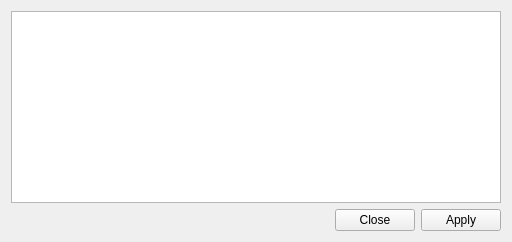
<?xml version="1.0" encoding="UTF-8"?>
<ui version="4.0">
 <class>Form</class>
 <widget class="QWidget" name="Form">
  <property name="geometry">
   <rect>
    <x>0</x>
    <y>0</y>
    <width>512</width>
    <height>242</height>
   </rect>
  </property>
  <property name="sizePolicy">
   <sizepolicy hsizetype="MinimumExpanding" vsizetype="Preferred">
    <horstretch>0</horstretch>
    <verstretch>0</verstretch>
   </sizepolicy>
  </property>
  <property name="minimumSize">
   <size>
    <width>512</width>
    <height>0</height>
   </size>
  </property>
  <property name="windowTitle">
   <string>Samples</string>
  </property>
  <layout class="QVBoxLayout" name="verticalLayout">
   <item>
    <widget class="SampleListWidget" name="samples">
     <property name="sizePolicy">
      <sizepolicy hsizetype="MinimumExpanding" vsizetype="Expanding">
       <horstretch>0</horstretch>
       <verstretch>0</verstretch>
      </sizepolicy>
     </property>
    </widget>
   </item>
   <item>
    <widget class="QDialogButtonBox" name="buttonBox">
     <property name="standardButtons">
      <set>QDialogButtonBox::Apply|QDialogButtonBox::Close</set>
     </property>
    </widget>
   </item>
  </layout>
 </widget>
 <customwidgets>
  <customwidget>
   <class>SampleListWidget</class>
   <extends>QListWidget</extends>
   <header>nicos_mlz.gui.samplelist</header>
  </customwidget>
 </customwidgets>
 <resources/>
 <connections/>
</ui>
